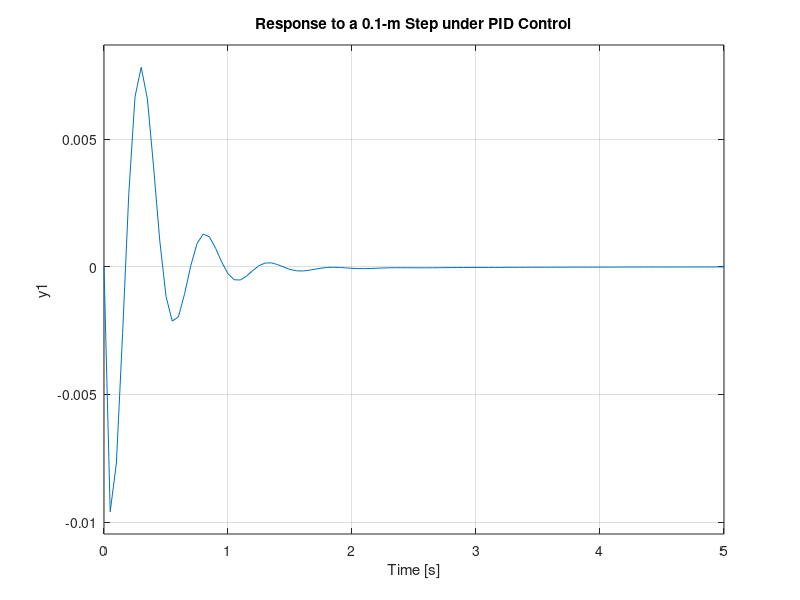
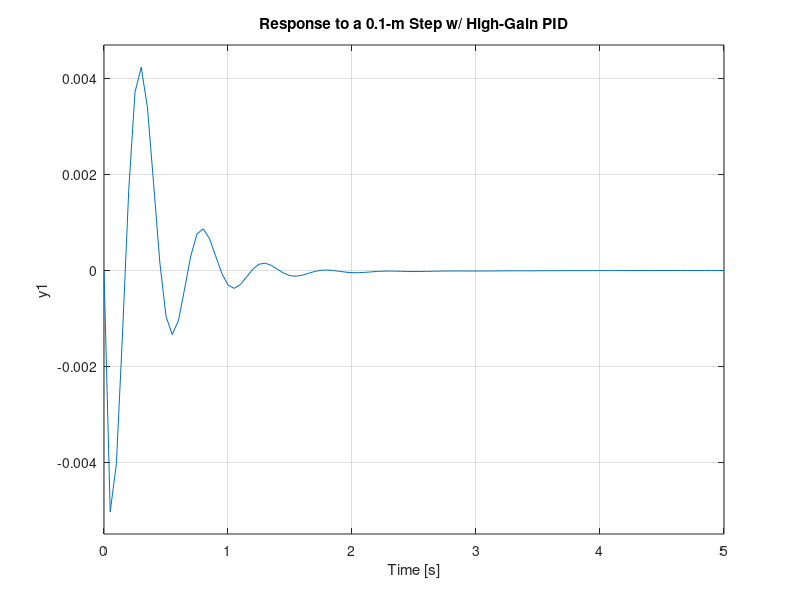

Recreate these plots in MATLAB, in order.
%% Model of a vehicle suspension - Part 3: PID Controller

%% Parameters
m1 = 2500;          % kg, sprung mass
m2 = 320;           % kg, unsprung mass
k1 = 80000;         % N/m, spring constant of suspension
k2 = 500000;        % N/m, spring constant of tire
b1 = 350;           % N*s/m damping constant of suspension
b2 = 15020;         % N*s/m damping constant of tire

%% Transfer functions
% TF wrt active force
num_u = [(m1+m2) b2 k2];
den_u = [(m1*m2) (m1*(b1+b2))+(m2*b1) (m1*(k1+k2))+(m2*k1)+(b1*b2) (b1*k2)+(b2*k1) k1*k2];
Gu = tf(num_u,den_u);
% TF wrt road
num_w = [-(m1*b2) -(m1*k2) 0 0];
den_w = [(m1*m2) (m1*(b1+b2))+(m2*b1) (m1*(k1+k2))+(m2*k1)+(b1*b2) (b1*k2)+(b2*k1) k1*k2];
Gw = tf(num_w,den_w);
% TF of F
num_F = num_w;
den_F = num_u;
F = tf(num_F, den_F);

% Note: you could actually do F = Gw/Gu to obtain an equivalent higher order tf
% You could then check that zpk(minreal(zpk(Fa))) is numerically the same than zpk(Fb)
% Not recommended

%% PID controller
% Suggestion: help pid
Kd = 208025;
Kp = 832100;
Ki = 624075;
C = pid(Kp,Ki,Kd);

%% Closed-loop response
% Suggestion: help feedback
% Define the closed loop system
sys_cl = F*feedback(Gu,C);
% Closed-loop response for a step disturbance input with magnitude 0.1 m
t=0:0.05:5; % time vector to plot step
figure(1)
step(0.1*sys_cl,t)
title('Response to a 0.1-m Step under PID Control')

%% New PID values and response
Kd2 = 2*Kd;
Kp2 = 2*Kp;
Ki2 = 2*Ki;
C2 = pid(Kp2,Ki2,Kd2);
sys_cl2 = F*feedback(Gu,C2);
figure(2)
step(0.1*sys_cl2,t)
title('Response to a 0.1-m Step w/ High-Gain PID')
